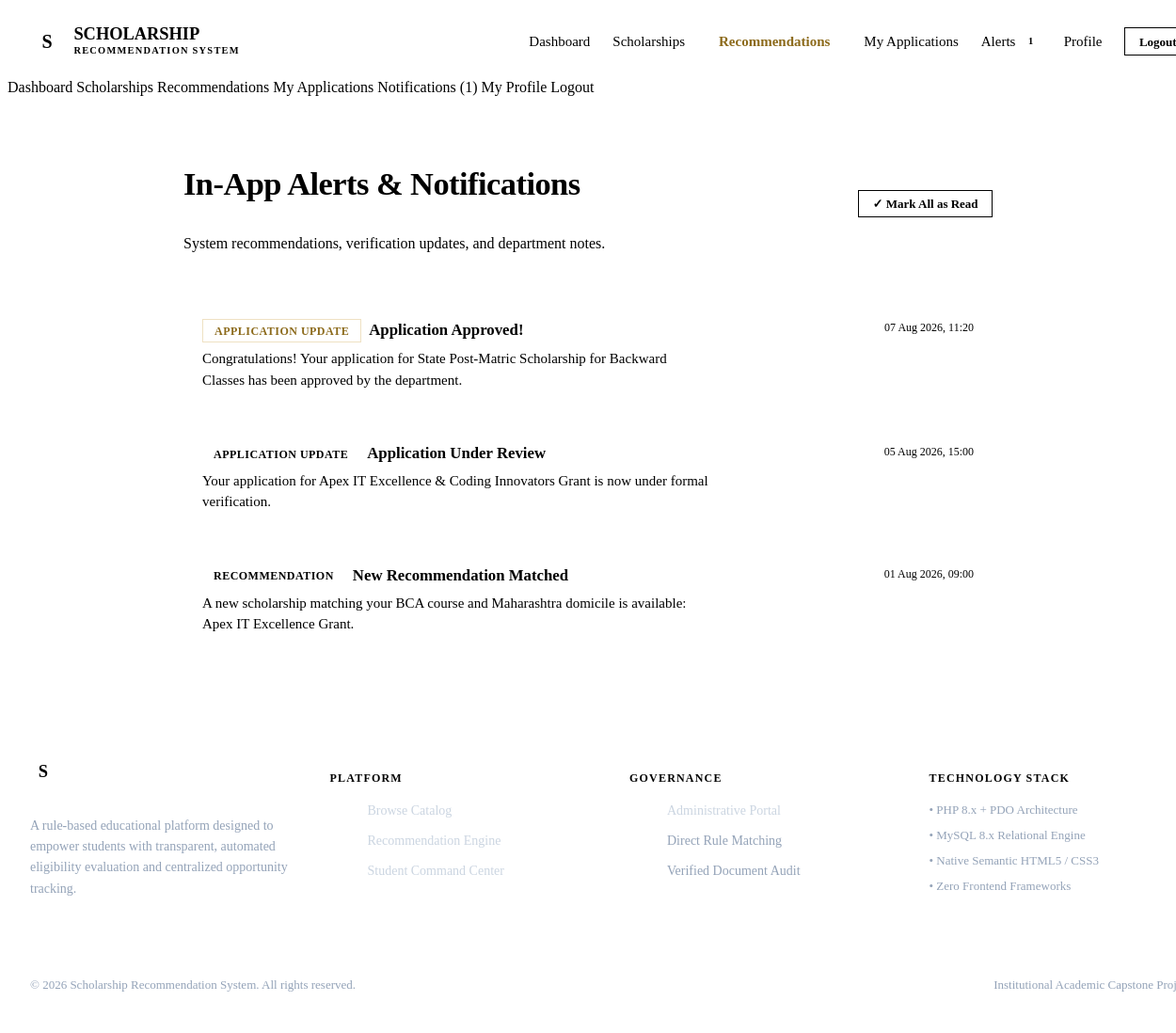
Page /student/notifications.php (signed in) on the committed database.
### tables this page shows
CREATE TABLE `tbl_notification` (
    `notification_id` INT AUTO_INCREMENT PRIMARY KEY,
    `student_id` INT NOT NULL,
    `title` VARCHAR(150) NOT NULL,
    `message` TEXT NOT NULL,
    `type` ENUM('Recommendation', 'Application Update', 'Deadline Alert', 'System') DEFAULT 'System',
    `is_read` TINYINT(1) DEFAULT 0,
    `created_at` TIMESTAMP DEFAULT CURRENT_TIMESTAMP,
    CONSTRAINT `fk_notif_student` FOREIGN KEY (`student_id`) REFERENCES `tbl_student` (`student_id`) ON DELETE CASCADE,
    INDEX `idx_notif_student_read` (`student_id`, `is_read`)
);

### includes/functions.php (called while the page is built, shortened)
<?php
function sanitize(?string $data): string {
    return htmlspecialchars(trim((string)$data), ENT_QUOTES, 'UTF-8');
}
function formatDate(?string $dateStr, string $format = 'd M Y'): string {
    return date($format, strtotime($dateStr));
}
?>

### student/notifications.php (the view, shortened to what this page needs)
<?php
require_once __DIR__ . '/../includes/functions.php';
$db = getDB();
$student = getLoggedInStudent($db);
$stmt = $db->prepare("SELECT * FROM tbl_notification WHERE student_id = ? ORDER BY created_at DESC");
$stmt->execute([$student['student_id']]);
$notifications = $stmt->fetchAll();
include __DIR__ . '/../includes/header.php';
?>
<main class="main-content">
    <div class="container container-narrow">
        <div style="display: flex; justify-content: space-between; align-items: center; margin-bottom: 2rem; flex-wrap: wrap; gap: 1rem;">
            <div>
                <h2>In-App Alerts & Notifications</h2>
                <p>System recommendations, verification updates, and department notes.</p>
            </div>
            <?php if (!empty($notifications)): ?>
                <form action="notifications.php" method="POST">
                    <button type="submit" name="mark_all_read" value="1" class="btn btn-secondary btn-sm">
                        ✓ Mark All as Read
                    </button>
                </form>
            <?php endif; ?>
        </div>
        <?php if (!empty($notifications)): ?>
            <div style="display: flex; flex-direction: column; gap: 1rem;">
                <?php foreach ($notifications as $n): ?>
                    <div class="card" style="padding: 1.25rem; background-color: <?= $n['is_read'] ? 'var(--surface)' : 'var(--accent-subtle)' ?>; border-left: 4px solid <?= $n['is_read'] ? 'var(--border)' : 'var(--accent)' ?>;">
                        <div style="display: flex; justify-content: space-between; align-items: flex-start; gap: 1rem; margin-bottom: 0.35rem;">
                            <div style="display: flex; align-items: center; gap: 0.5rem;">
                                <span class="badge <?= $n['is_read'] ? 'badge-neutral' : 'badge-accent' ?>">
                                    <?= sanitize($n['type']) ?>
                                </span>
                                <h4 style="font-size: 1.05rem; margin: 0; color: var(--primary);">
                                    <?= sanitize($n['title']) ?>
                                </h4>
                            </div>
                            <span class="text-xs text-muted" style="white-space: nowrap;">
                                <?= formatDate($n['created_at'], 'd M Y, H:i') ?>
                            </span>
                        </div>
                        <p style="font-size: 0.9375rem; color: var(--text-secondary); margin: 0; line-height: 1.5;">
                            <?= nl2br(sanitize($n['message'])) ?>
                        </p>
                    </div>
                <?php endforeach; ?>
            </div>
        <?php endif; ?>
    </div>
</main>
<?php include __DIR__ . '/../includes/footer.php'; ?>

### assets/css/style.css (style rules this page uses)
html { font-size: 16px; scroll-behavior: smooth; -webkit-font-smoothing: antialiased; }
body { font-family: var(--font-body); color: var(--text-primary); background-color: var(--background); line-height: 1.6; min-height: 100vh; display: flex; flex-direction: column; }
h1, h2, h3, h4, h5, h6 { font-family: var(--font-heading); color: var(--primary); line-height: 1.25; font-weight: 600; }
h2 { font-size: 2.15rem; letter-spacing: -0.015em; }
h4 { font-size: 1.35rem; }
p { margin-bottom: 1rem; color: var(--text-secondary); max-width: 72ch; }
.container { width: 100%; max-width: 1240px; margin: 0 auto; padding: 0 1.5rem; }
.container-narrow { max-width: 860px; margin: 0 auto; padding: 0 1.5rem; }
.main-content { flex: 1; padding: 2.5rem 0; }
.text-muted { color: var(--text-muted); }
.text-xs { font-size: 0.75rem; }

### assets/css/components.css (style rules this page uses)
.btn { display: inline-flex; align-items: center; justify-content: center; gap: 0.5rem; font-family: var(--font-body); font-size: 0.9375rem; font-weight: 600; line-height: 1; padding: 0.75rem 1.5rem; border-radius: var(--radius-sm); border: 1px solid transparent; cursor: pointer; text-decoration: none; transition: all var(--transition-fast); white-space: nowrap; }
.btn-secondary { background-color: transparent; color: var(--primary); border-color: var(--border); }
.btn-sm { padding: 0.45rem 0.9rem; font-size: 0.8125rem; }
.card { background-color: var(--surface); border: 1px solid var(--border); border-radius: var(--radius-md); padding: 1.5rem; box-shadow: var(--shadow-subtle); transition: transform var(--transition-smooth), box-shadow var(--transition-smooth), border-color var(--transition-smooth); }
.badge { display: inline-flex; align-items: center; gap: 0.35rem; font-size: 0.75rem; font-weight: 600; line-height: 1; padding: 0.35rem 0.75rem; border-radius: var(--radius-pill); white-space: nowrap; text-transform: uppercase; letter-spacing: 0.04em; }
.badge-neutral { background-color: var(--surface-subtle); color: var(--text-secondary); border: 1px solid var(--border); }
.badge-accent { background-color: var(--accent-subtle); color: #8C6A1B; border: 1px solid rgba(214, 179, 106, 0.4); }

### rows in the picture
tbl_notification: type "APPLICATION UPDATE", title "Application Approved!", created_at "07 Aug 2026, 11:20", message "Congratulations! Your application for State Post-Matric Scholarship for Backward Classes has been approved by the department."
tbl_notification: type "APPLICATION UPDATE", title "Application Under Review", created_at "05 Aug 2026, 15:00", message "Your application for Apex IT Excellence & Coding Innovators Grant is now under formal verification."
tbl_notification: type "RECOMMENDATION", title "New Recommendation Matched", created_at "01 Aug 2026, 09:00", message "A new scholarship matching your BCA course and Maharashtra domicile is available: Apex IT Excellence Grant."

### other values in the picture
$unreadNotifs "1"
